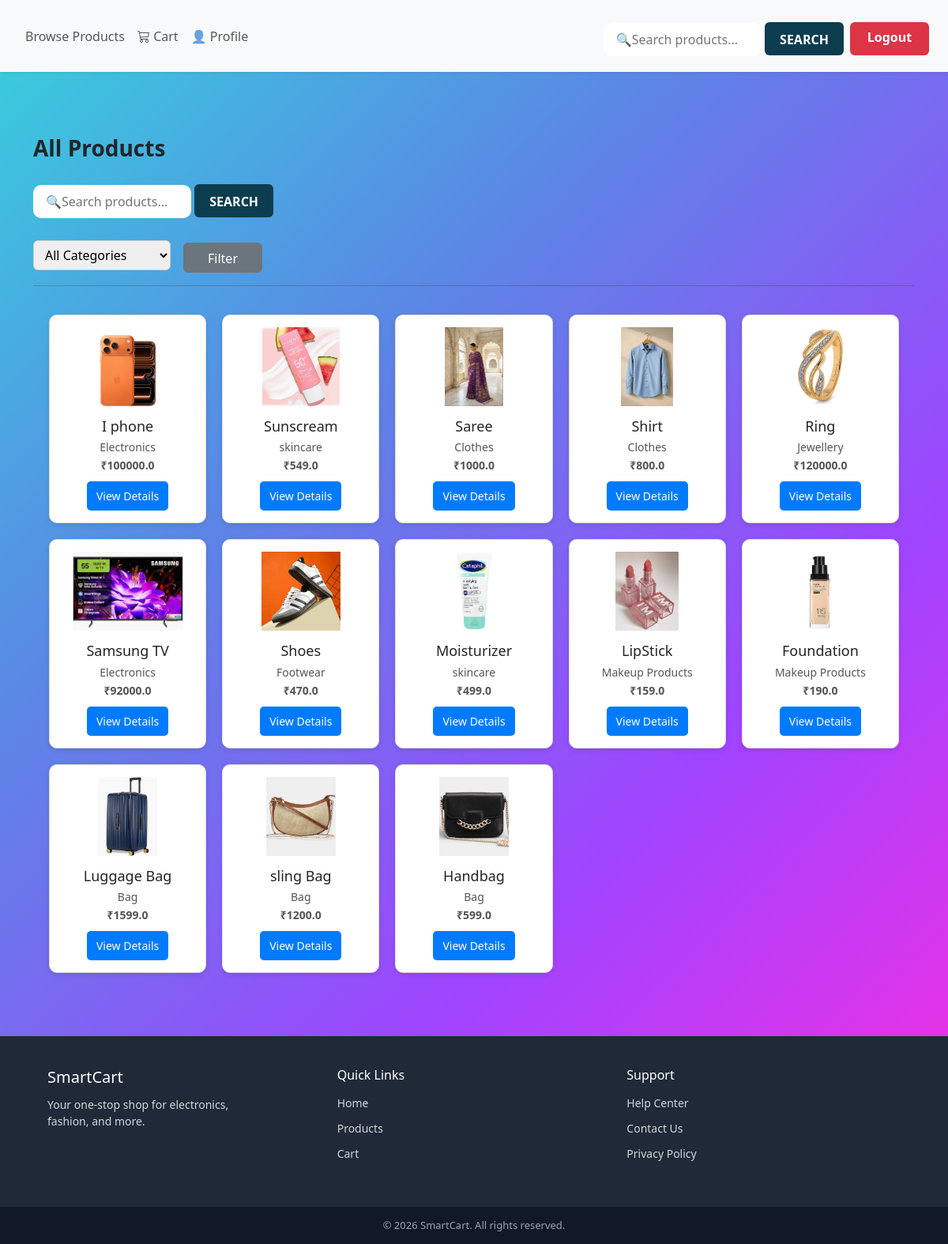
Screenshot of /user/products (signed in) with the database file from the repository.
### tables this page shows
CREATE TABLE products (
    product_id INTEGER PRIMARY KEY AUTOINCREMENT,
    name TEXT,
    description TEXT,
    category TEXT,
    price REAL,
    image TEXT
);

### app.py (the view)
@app.route('/user/products')
def user_products():
    if 'user_id' not in session:
        flash("Please login to view products!", "danger")
        return redirect('/user-login')
    search = request.args.get('search', '')
    category_filter = request.args.get('category', '')
    conn = get_db_connection()
    conn.row_factory = sqlite3.Row
    cursor = conn.cursor()
    cursor.execute('SELECT DISTINCT category FROM "products"')
    categories = cursor.fetchall()
    query = 'SELECT * FROM "products" WHERE 1=1'
    params = []
    if search:
        query += ' AND name LIKE ?'
        params.append(f'%{search}%')
    if category_filter:
        query += ' AND category = ?'
        params.append(category_filter)
    cursor.execute(query, params)
    products = cursor.fetchall()
    cursor.close()
    conn.close()
    return render_template(
        "user/user_products.html",
        products=products,
        categories=categories
    )

### app.py (called while the page is built)
def get_db_connection():
    conn = sqlite3.connect('smartcart.db')
    conn.row_factory = sqlite3.Row  # allows dict-like access
    return conn

### templates/user/user_products.html (shortened to what this page needs)
{% extends "user/base.html" %}
{% block content %}
<div class="container ">
<h3 class="fw-bold mb-2 ">All Products</h3>
<div class="search-area">
    <form method="GET" action="/user/products" class="search-form-row">
        <input type="text"
               name="search"
               placeholder="🔍Search products..."
               value="{{ request.args.get('search','') }}"
               class="search-input">
        <button type="submit" class="search-submit">
            SEARCH
        </button>
    </form>
    <form method="GET" action="/user/products" class="mt-3 d-flex gap-2">
        <select name="category" class="category-select">
            <option value="">All Categories</option>
        </select>
        <button type="submit" class="filter-btn ms-2">
            Filter
        </button>
    </form>
</div>
<hr>
<div class="product-container">
{% for product in products %}
<div class="product-card">
    <img src="/static/uploads/product_images/{{ product.image }}">
    <h3>{{ product.name }}</h3>
    <p>{{ product.category }}</p>
    <p><strong>₹{{ product.price }}</strong></p>
    <a href="/user/product/{{ product.product_id }}">View Details</a>
</div>
{% endfor %}
</div>
</div>
{% endblock %}

### static/style.css (style rules this page uses)
body { margin: 0; min-height: 100vh; font-family: 'Segoe UI', sans-serif; background: linear-gradient(135deg, #36d1dc, #5b86e5, #a044ff, #ff2cdf); display: flex; flex-direction: column; }
input { width: 100%; padding: 12px; margin: 12px 0; border: none; border-bottom: 1px solid #ccc; outline: none; font-size: 14px; }
button { width: 100%; padding: 12px; margin-top: 20px; border: none; border-radius: 25px; background: linear-gradient(to right, #36d1dc, #a044ff); color: white; font-weight: bold; cursor: pointer; transition: 0.3s; }
.product-container { display: grid; grid-template-columns: repeat(auto-fill, minmax(180px, 1fr)); padding: 20px; gap: 20px; }
.product-card { width: 100%; border: 1px solid #ddd; padding: 15px; border-radius: 10px; box-shadow: 0px 2px 6px rgba(0,0,0,0.1); text-align: center; background-color: #fff; transition: 0.3s; }
.product-card img { width: 140px; height: 100px; object-fit: contain; margin-bottom: 10px; }
.product-card h3 { margin: 5px 0; font-size: 18px; }
.product-card p { margin: 2px 0; font-size: 14px; color: #555; }
.product-card a { display: inline-block; margin-top: 8px; background-color: #007bff; padding: 8px 12px; border-radius: 5px; color: white; text-decoration: none; font-size: 14px; }
.search-area { max-width: 700px; width: 100%; }
.search-input { flex: 1; height: 42px; padding: 0 16px; border: 1px solid #ccc; border-radius: 10px; font-size: 16px; background: white; border: none; outline: none; width: 200px; }
.search-submit { padding: 10px; width: 100px; height: 42px; border: none; background: #0b3d4f; color: white; font-weight: 600; border-radius: 6px; }
.category-select { height: 38px; padding: 0 10px; border-radius: 6px; border: 1px solid #ccc; }
.filter-btn { width: 100px; height: 38px; padding: 8px 15px; border: none; background: #6c757d; color: white; border-radius: 6px; font-weight: 500; position: static; margin-top: 3px; top: 8px; }
* { box-sizing: border-box; }
html, body { overflow-x: hidden; }

### rows the page displays
products: image (picture), name "I phone", category "Electronics", price "100000.0"
products: image (picture), name "Sunscream", category "skincare", price "549.0"
products: image (picture), name "Saree", category "Clothes", price "1000.0"
products: image (picture), name "Shirt", category "Clothes", price "800.0"
products: image (picture), name "Ring", category "Jewellery", price "120000.0"
products: image (picture), name "Samsung TV", category "Electronics", price "92000.0"
products: image (picture), name "Shoes", category "Footwear", price "470.0"
products: image (picture), name "Moisturizer", category "skincare", price "499.0"
products: image (picture), name "LipStick", category "Makeup Products", price "159.0"
products: image (picture), name "Foundation", category "Makeup Products", price "190.0"
products: image (picture), name "Luggage Bag", category "Bag", price "1599.0"
products: image (picture), name "sling Bag", category "Bag", price "1200.0"
products: image (picture), name "Handbag", category "Bag", price "599.0"
